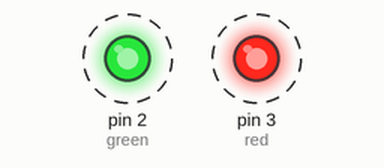
Recording of a sketch running on a simulated Arduino Uno, built with avr-gcc and run on an emulated ATmega328P. Parts: output pins drawn as LEDs (lit = HIGH). Dashed ring = blinking.

Above: at 0.3 s.
Timing chart, 0 to 3.5 s (numbered marks = the images above):
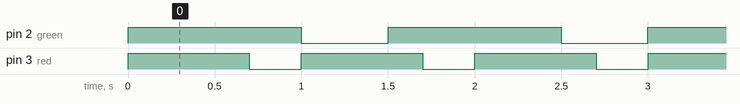

The sketch:

multiTasking.ino
```cpp
#include <pt.h>

#define PT_DELAY(pt, ms, ts) \
    ts = millis(); \
    PT_WAIT_WHILE(pt, millis()-ts < (ms));

#define green 2
#define red 3

struct pt pt_taskRed;
struct pt pt_taskGreen;

///////////////////////////////////////////////////////
PT_THREAD(taskGreen(struct pt* pt))
{
  static uint32_t ts;

  PT_BEGIN(pt);

  while (1)
  {
    digitalWrite(green, HIGH);
    PT_DELAY(pt, 1000, ts);
    digitalWrite(green, LOW);
    PT_DELAY(pt, 500, ts);
  }

  PT_END(pt);
}

///////////////////////////////////////////////////////
PT_THREAD(taskRed(struct pt* pt))
{
  static uint32_t ts;

  PT_BEGIN(pt);

  while (1)
  {
    digitalWrite(red, HIGH);
    PT_DELAY(pt, 700, ts);
    digitalWrite(red, LOW);
    PT_DELAY(pt, 300, ts);
  }

  PT_END(pt);
}

///////////////////////////////////////////////////////
void setup()
{
  pinMode(red, OUTPUT);
  pinMode(green, OUTPUT);
  PT_INIT(&pt_taskGreen);
  PT_INIT(&pt_taskRed);
}

///////////////////////////////////////////////////////
void loop()
{
  taskGreen(&pt_taskGreen);
  taskRed(&pt_taskRed);
}
```

Measured:
- by itself, pin 2 (green): alternates HIGH for 1.0 s and LOW for 0.50 s
- by itself, pin 3 (red): alternates HIGH for 0.70 s and LOW for 0.30 s
